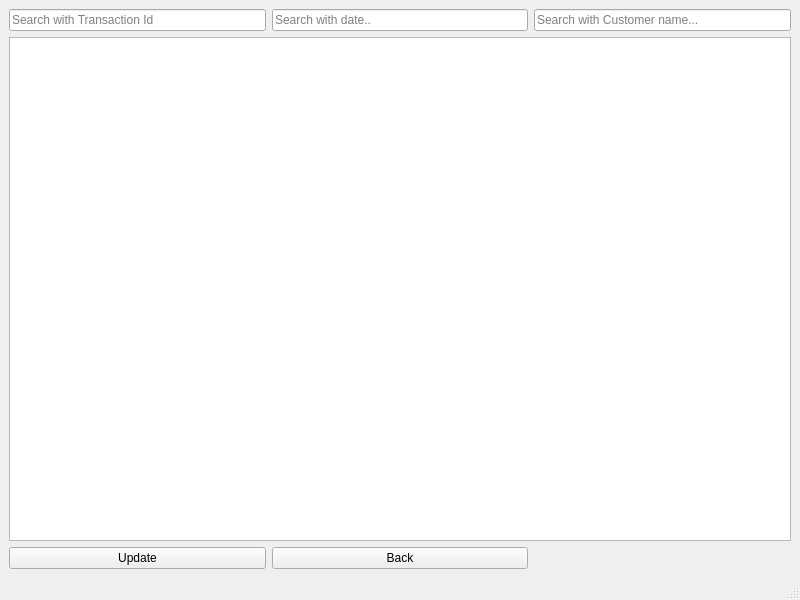
<?xml version="1.0" encoding="UTF-8"?>
<ui version="4.0">
 <class>MainWindow</class>
 <widget class="QMainWindow" name="MainWindow">
  <property name="geometry">
   <rect>
    <x>0</x>
    <y>0</y>
    <width>800</width>
    <height>600</height>
   </rect>
  </property>
  <property name="windowTitle">
   <string>EMS | History Management Module</string>
  </property>
  <widget class="QWidget" name="centralwidget">
   <layout class="QGridLayout" name="gridLayout_2">
    <item row="0" column="0">
     <layout class="QGridLayout" name="gridLayout">
      <item row="2" column="0" colspan="3">
       <widget class="QTableWidget" name="history"/>
      </item>
      <item row="3" column="0">
       <widget class="QPushButton" name="update">
        <property name="text">
         <string>Update</string>
        </property>
       </widget>
      </item>
      <item row="0" column="2">
       <widget class="QLineEdit" name="cname">
        <property name="placeholderText">
         <string>Search with Customer name...</string>
        </property>
       </widget>
      </item>
      <item row="0" column="1">
       <widget class="QLineEdit" name="date">
        <property name="placeholderText">
         <string>Search with date..</string>
        </property>
       </widget>
      </item>
      <item row="0" column="0">
       <widget class="QLineEdit" name="tid">
        <property name="placeholderText">
         <string>Search with Transaction Id</string>
        </property>
       </widget>
      </item>
      <item row="3" column="1">
       <widget class="QPushButton" name="back">
        <property name="text">
         <string>Back</string>
        </property>
       </widget>
      </item>
     </layout>
    </item>
   </layout>
  </widget>
  <widget class="QMenuBar" name="menubar">
   <property name="geometry">
    <rect>
     <x>0</x>
     <y>0</y>
     <width>800</width>
     <height>25</height>
    </rect>
   </property>
  </widget>
  <widget class="QStatusBar" name="statusbar"/>
 </widget>
 <resources/>
 <connections/>
</ui>
